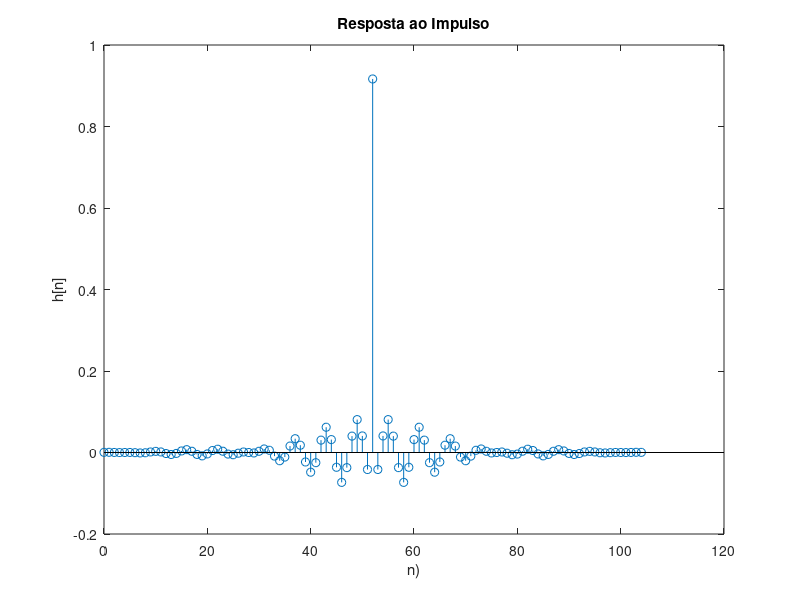
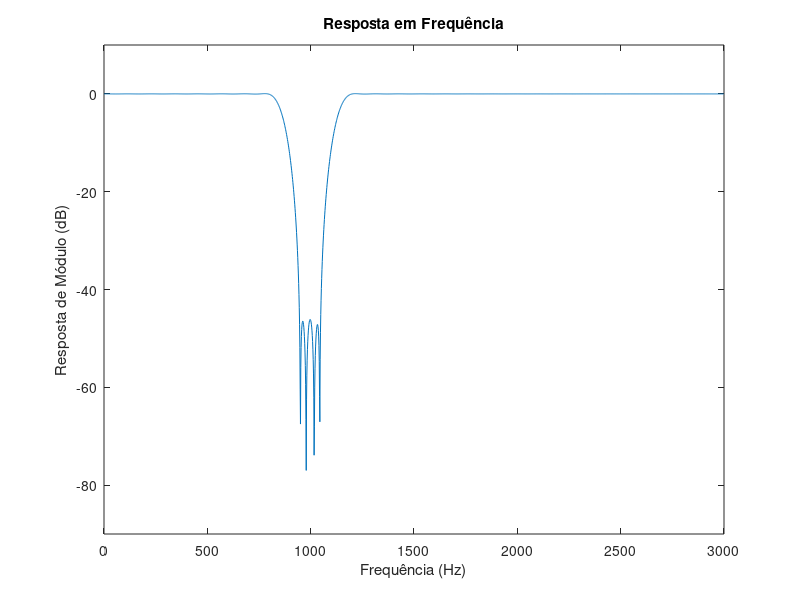

MATLAB code to generate these figures, in order:
% EXEMPLO 5.4

% Projete um filtro rejeita-faixa que satisfaça as especificações a seguir, usando a janela de Kaiser:

% Ap = 1,0 dB
% Ar = 45 dB

% Ωp1 = 800 Hz
% Ωr1 = 950 Hz
% Ωr2 = 1050 Hz
% Ωp2 = 1200 Hz
% Ωs = 6000 Hz

Ap = 1;
Ar = 45;
Omega_p1 = 800;
Omega_r1 = 950;
Omega_r2 = 1050;
Omega_p2 = 1200;
Omega_s = 6000;
delta_p = (10^(0.05*Ap) - 1)/(10^(0.05*Ap) + 1);
delta_r = 10^(-0.05*Ar);
F = [Omega_p1 Omega_r1 Omega_r2 Omega_p2];
A = [1 0 1];
ripples = [delta_p delta_r delta_p];
[M,Wn,beta,FILTYPE] = kaiserord(F,A,ripples,Omega_s);
kaiser_win = kaiser(M+1,beta);
h = fir1(M,Wn,FILTYPE,kaiser_win,'noscale');
figure(1)
stem(0:M,h)
ylabel('h[n]');
xlabel('n)');
title('Resposta ao Impulso');

[H,w]=freqz(h,1,2048,Omega_s);
figure(2)
plot(w,20*log10(abs(H)))
axis([0 Omega_s/2 -90 10])
ylabel('Resposta de Módulo (dB)');
xlabel('Frequência (Hz)');
title('Resposta em Frequência');
